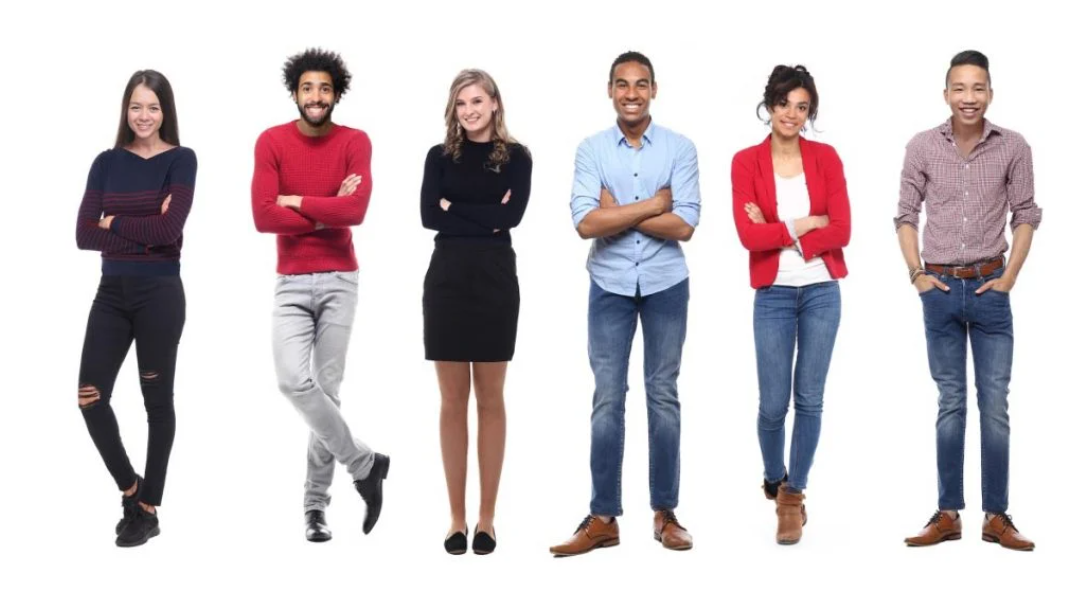
//> input picture images/personas.png, 1073 x 592 px
$ ./detectPeopleSimple   (built with g++ and OpenCV 4)
//> lines starting //> are read from the running program, lines starting //| are printed output that depends on the picture; after the words box and inside, x2 and y2 are one past the last pixel; in counts of white or black regions, pixels touching at a corner belong together
// This file is part of OpenCV project.
// It is subject to the license terms in the LICENSE file found in the top-level directory
// of this distribution and at http://opencv.org/license.html

#include <opencv2/objdetect.hpp>
#include <opencv2/highgui.hpp>
#include <opencv2/imgproc.hpp>
#include <opencv2/videoio.hpp>
#include <iostream>
#include <iomanip>

using namespace cv;
using namespace std;

class Detector
{
    //Atributos (Privados)
    // Enumerador {algoritmos que utilizo para detectar personas}
    enum Mode { Default, Daimler } m;//el tipo de dato se llamara "m",es un tipo de enumerador
    // Algoritimo de deteccion de personas
    HOGDescriptor hog, hog_d;

public:
    //m tomara el valor default,el hog_d->el tamaño de busqueda de iamgen sera de tamaño..
    Detector() : m(Default), hog(), hog_d(Size(48, 96), Size(16, 16), Size(8, 8), Size(8, 8), 9){
        hog.setSVMDetector(HOGDescriptor::getDefaultPeopleDetector());//
        hog_d.setSVMDetector(HOGDescriptor::getDaimlerPeopleDetector());
    }
    //Va a seleccionar el modo de deteccion del algoritmo//si es default sera daimler y viceversa
    void toggleMode() { m = (m == Default ? Daimler : Default); }
    //es para saber en que modo estoy
    string modeName() const { return (m == Default ? "Default" : "Daimler"); }

    vector<Rect> detect(InputArray img){
        // Run the detector with default parameters. to get a higher hit-rate
        // (and more false alarms, respectively), decrease the hitThreshold and
        // groupThreshold (set groupThreshold to 0 to turn off the grouping completely).
        vector<Rect> found;
        if (m == Default)
            hog.detectMultiScale(img, found, 0, Size(2,2), Size(4,4), 1.05, 2, false);
        else if (m == Daimler)
            hog_d.detectMultiScale(img, found, 0, Size(4,4), Size(8,8), 1.01, 3, true);

        // Convierto los objetos Rect a Persona


        return found;
    }

    void adjustRect(Rect & r) const{
        // The HOG detector returns slightly larger rectangles than the real objects,
        // so we slightly shrink the rectangles to get a nicer output.
        r.x += cvRound(r.width*0.1);
        r.width = cvRound(r.width*0.8);
        r.y += cvRound(r.height*0.07);
        r.height = cvRound(r.height*0.8);
    }

};

int main(int argc, char** argv)
{

    // Es una clase que tiene metodos para detectar personas
    Detector detector;
    // Declaro una estructura de tipo matriz (Mat)
    Mat imagen;
    // Cargo la estructura de datos con una imagen
    imagen = imread("/home/jbekios/CODE/opencvTests/personas.png");
//> imagen is the input picture: 592 rows x 1073 cols, CV_8UC3; mean B, G, R 202.7, 199.1, 207.4

    // Cambia el tipo de algoritmo de deteccion de personas
    //detector.toggleMode();

    // Ejecuto el detector llamando al metodo detect
    vector<Rect> found = detector.detect(imagen);
//> in detect, `hog.detectMultiScale(img, found, 0, Size(2,2), Size(4,4), 1.05, 2, fal..`: found = 10 Rects (x, y, width, height), first 8: [78, 345, 81, 163], [870, 147, 80, 160], [264, 346, 117, 234], [717, 187, 175, 351], [31, 178, 195, 389], [192, 0, 252, 505], [834, 6, 239, 501], [349, 16, 251, 503]

    // Recorrer el vector, obtener el rectangulo y dibujar un rectangulo en la imagen
    //Voy a crear un iterador de tipo vector que se llama "i",
    //obtengo el puntero del inicio del vector y hasta del final
    for (vector<Rect>::iterator i = found.begin(); i != found.end(); ++i)
    {
        //Voy obtebiendo los rectangulos y los dibujo arriba de la imagen
        Rect &r = *i;
        cout << r << endl;
        // Los puntos de deteccion que hace el algoritmo muy grande
        detector.adjustRect(r);//Ajusta los puntos de deteccion
        // Dibujar el rectangulo
        rectangle(imagen, r.tl(), r.br(), cv::Scalar(0, 255, 0), 2);
        //paso la imagen
        //dibuja el rectangulo
    }
//> this loop made 10 passes
//> r on passes 1 to 10: Rect(86, 356, 65, 130), Rect(878, 158, 64, 128), Rect(276, 362, 94, 187), Rect(735, 212, 140, 281), Rect(51, 205, 156, 311), Rect(217, 35, 202, 404), Rect(858, 41, 191, 401), Rect(374, 51, 201, 402), Rect(686, 47, 217, 434), Rect(531, 37, 210, 419)
//| [81 x 163 from (78, 345)]
//| [80 x 160 from (870, 147)]
//| [117 x 234 from (264, 346)]
//| [175 x 351 from (717, 187)]
//| [195 x 389 from (31, 178)]
//| [252 x 505 from (192, 0)]
//| [239 x 501 from (834, 6)]
//| [251 x 503 from (349, 16)]
//> (output is shown up to pass 8 of 10)
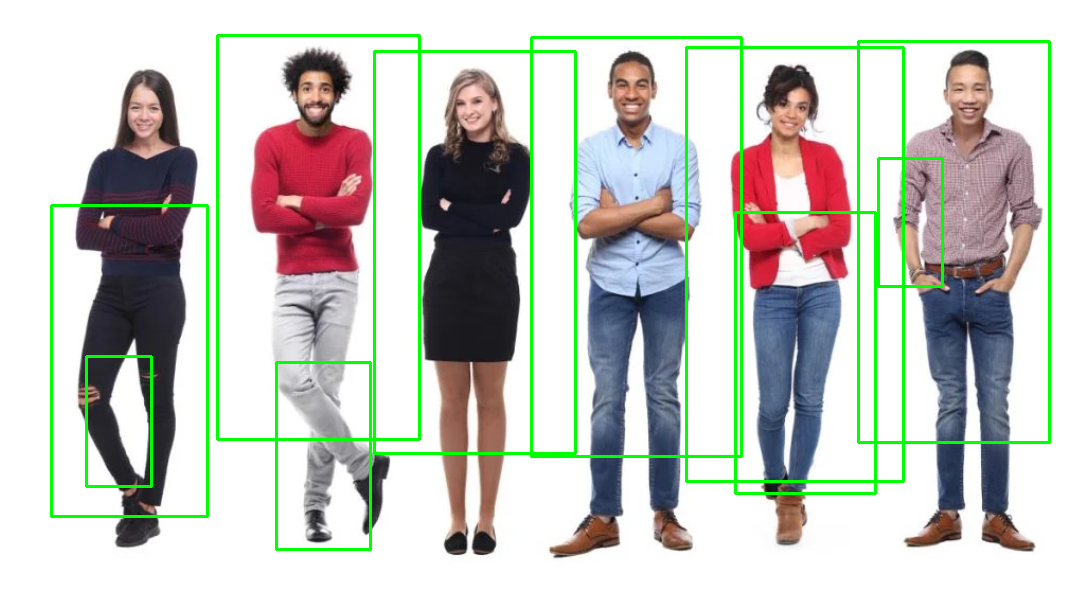
//> imagen: 592 rows x 1073 cols, CV_8UC3; 4.35% of pixels changed, all inside (x1, y1, x2, y2) = (50, 34, 1051, 551)

    imshow("People detector", imagen);//creo el cuadro con la imagen
    waitKey(0);

    return 0;
}

$ run again, with images/image0292.png copied over images/personas.png
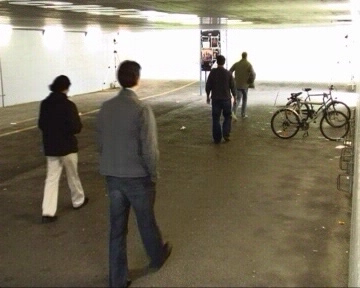
//> input picture images/image0292.png, 360 x 288 px
//> imagen is the input picture: 288 rows x 360 cols, CV_8UC3; mean B, G, R 105.1, 122.9, 130.5
//> in detect, `hog.detectMultiScale(img, found, 0, Size(2,2), Size(4,4), 1.05, 2, fal..`: found = 3 Rects (x, y, width, height): [186, 31, 69, 139], [11, 49, 98, 197], [61, 32, 129, 256]
//> the loop `for (vector<Rect>::iterator i = found.begin(); i != found.end(); ++i)` made 3 passes
//> r on passes 1 to 3: Rect(193, 41, 55, 111), Rect(21, 63, 78, 158), Rect(74, 50, 103, 205)
//> (printed output is left out)
//> after the loop `for (vector<Rect>::iterator i = found.begin(); i != found.end(); ++i)`:
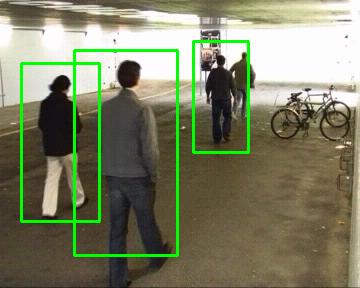
//> imagen: 288 rows x 360 cols, CV_8UC3; 4.08% of pixels changed, all inside (x1, y1, x2, y2) = (20, 40, 250, 257)

$ run again, with images/image1679.png copied over images/personas.png
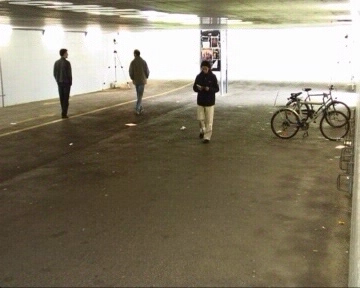
//> input picture images/image1679.png, 360 x 288 px
//> imagen is the input picture: 288 rows x 360 cols, CV_8UC3; mean B, G, R 107.5, 127.8, 136.6
//> in detect, `hog.detectMultiScale(img, found, 0, Size(2,2), Size(4,4), 1.05, 2, fal..`: found = 1 Rect (x, y, width, height): [173, 29, 68, 136]
//> the loop `for (vector<Rect>::iterator i = found.begin(); i != found.end(); ++i)` made 1 pass
//> r on pass 1: Rect(180, 39, 54, 109)
//> (printed output is left out)
//> after the loop `for (vector<Rect>::iterator i = found.begin(); i != found.end(); ++i)`:
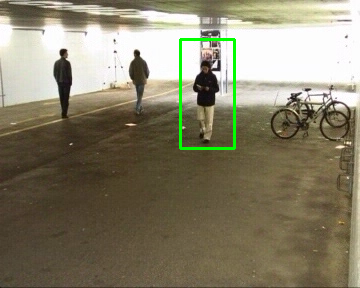
//> imagen: 288 rows x 360 cols, CV_8UC3; 0.94% of pixels changed, all inside (x1, y1, x2, y2) = (179, 38, 236, 150)
